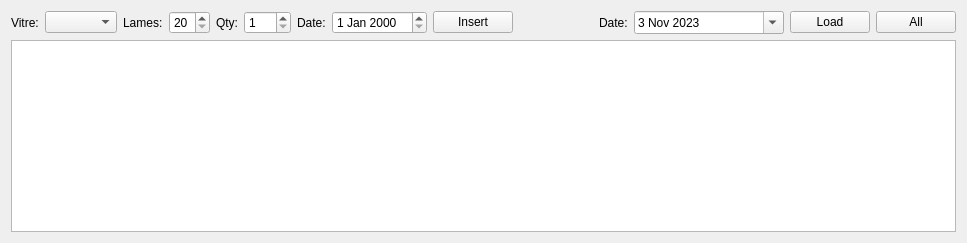
          <widget class="QWidget" name="tab_25">
           <attribute name="title">
            <string>Production</string>
           </attribute>
           <layout class="QGridLayout" name="gridLayout_35">
            <item row="0" column="0">
             <layout class="QVBoxLayout" name="verticalLayout_41">
              <item>
               <layout class="QHBoxLayout" name="horizontalLayout_61">
                <item>
                 <layout class="QHBoxLayout" name="horizontalLayout_58">
                  <item>
                   <widget class="QLabel" name="label_67">
                    <property name="text">
                     <string>Vitre:</string>
                    </property>
                   </widget>
                  </item>
                  <item>
                   <widget class="QComboBox" name="cmb_lames_vitre"/>
                  </item>
                  <item>
                   <widget class="QLabel" name="label_68">
                    <property name="text">
                     <string>Lames:</string>
                    </property>
                   </widget>
                  </item>
                  <item>
                   <widget class="QSpinBox" name="spb_Lames_L">
                    <property name="minimum">
                     <number>20</number>
                    </property>
                    <property name="maximum">
                     <number>42</number>
                    </property>
                    <property name="singleStep">
                     <number>2</number>
                    </property>
                   </widget>
                  </item>
                  <item>
                   <widget class="QLabel" name="label_69">
                    <property name="text">
                     <string>Qty:</string>
                    </property>
                   </widget>
                  </item>
                  <item>
                   <widget class="QSpinBox" name="spb_Lames_qty">
                    <property name="minimum">
                     <number>1</number>
                    </property>
                    <property name="maximum">
                     <number>500</number>
                    </property>
                   </widget>
                  </item>
                  <item>
                   <widget class="QLabel" name="label_13">
                    <property name="text">
                     <string>Date:</string>
                    </property>
                   </widget>
                  </item>
                  <item>
                   <widget class="QDateEdit" name="dateEdit_lames_date"/>
                  </item>
                  <item>
                   <widget class="QPushButton" name="pushButton_18">
                    <property name="text">
                     <string>Insert</string>
                    </property>
                   </widget>
                  </item>
                  <item>
                   <spacer name="horizontalSpacer_10">
                    <property name="orientation">
                     <enum>Qt::Horizontal</enum>
                    </property>
                    <property name="sizeHint" stdset="0">
                     <size>
                      <width>40</width>
                      <height>20</height>
                     </size>
                    </property>
                   </spacer>
                  </item>
                 </layout>
                </item>
                <item>
                 <layout class="QHBoxLayout" name="horizontalLayout_59">
                  <item>
                   <spacer name="horizontalSpacer_32">
                    <property name="orientation">
                     <enum>Qt::Horizontal</enum>
                    </property>
                    <property name="sizeHint" stdset="0">
                     <size>
                      <width>40</width>
                      <height>20</height>
                     </size>
                    </property>
                   </spacer>
                  </item>
                  <item>
                   <widget class="QLabel" name="label_86">
                    <property name="text">
                     <string>Date:</string>
                    </property>
                   </widget>
                  </item>
                  <item>
                   <widget class="QDateEdit" name="date_livre_2">
                    <property name="minimumSize">
                     <size>
                      <width>150</width>
                      <height>0</height>
                     </size>
                    </property>
                    <property name="dateTime">
                     <datetime>
                      <hour>0</hour>
                      <minute>0</minute>
                      <second>0</second>
                      <year>2023</year>
                      <month>11</month>
                      <day>3</day>
                     </datetime>
                    </property>
                    <property name="calendarPopup">
                     <bool>true</bool>
                    </property>
                   </widget>
                  </item>
                  <item>
                   <widget class="QPushButton" name="pushButton_43">
                    <property name="text">
                     <string>Load</string>
                    </property>
                   </widget>
                  </item>
                  <item>
                   <widget class="QPushButton" name="pushButton_44">
                    <property name="text">
                     <string>All</string>
                    </property>
                   </widget>
                  </item>
                 </layout>
                </item>
               </layout>
              </item>
              <item>
               <widget class="QTableView" name="tableView_lames_prod"/>
              </item>
             </layout>
            </item>
           </layout>
          </widget>
